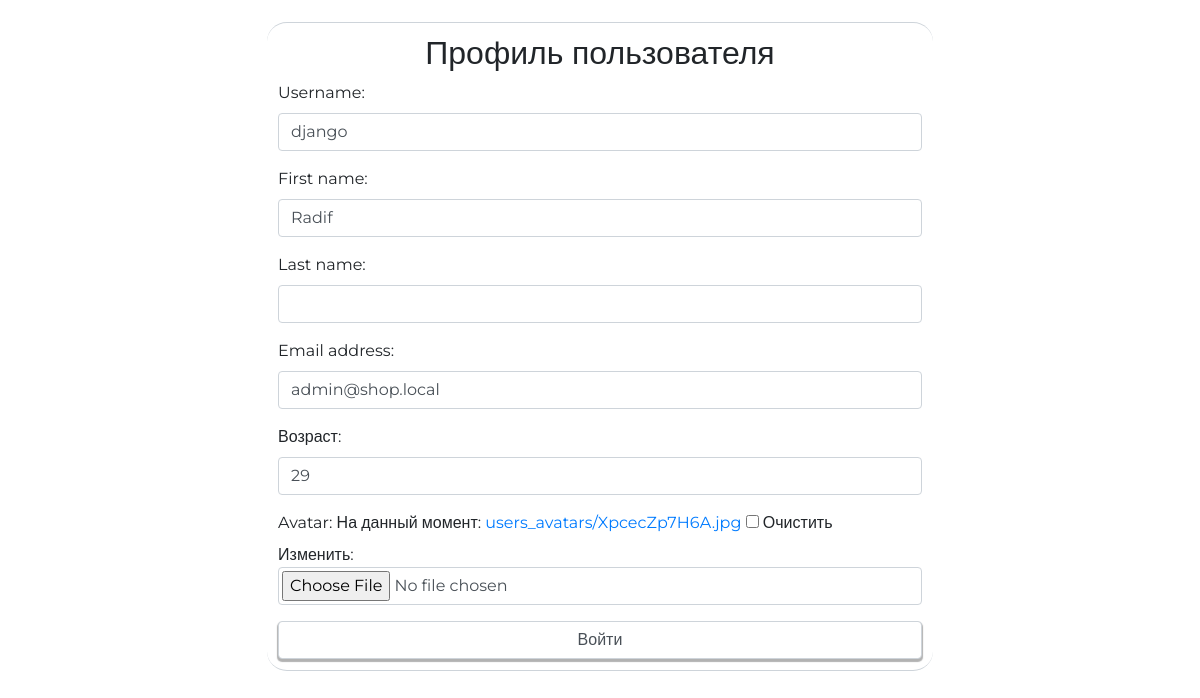
Page /auth/user/profile (signed in) on the committed database.
### authapp/models.py (models this page shows, shortened)
class ShopUser(AbstractUser):
    age = models.PositiveIntegerField(verbose_name='возраст', null=True)
    avatar = models.ImageField(upload_to='users_avatars', blank=True)
    class Meta:
        ordering = ['-is_active', '-is_superuser', '-is_staff', 'username']

### authapp/views.py (the view)
# urls.py: path('user/profile', authapp.user_profile, name='user_profile'),
def user_profile(request):
    if request.method == 'POST':
        profile_form = ShopUserProfileForm(request.POST, request.FILES, instance=request.user)
        if profile_form.is_valid():
            profile_form.save()
            return HttpResponseRedirect(reverse('main:index'))
    else:
        profile_form = ShopUserProfileForm(instance=request.user)
    context = {
        'page_title': 'профиль',
        'form': profile_form,
    }
    return render(request, 'authapp/user_profile.html', context)

### authapp/forms.py
class ShopUserProfileForm(UserChangeForm, CleanAgeMixin):
    class Meta:
        model = ShopUser
        fields = ('username', 'first_name', 'last_name', 'email', 'password', 'age', 'avatar')
    def __init__(self, *args, **kwargs):
        super().__init__(*args, **kwargs)
        for field_name, field in self.fields.items():
            field.widget.attrs['class'] = f'form-control {field_name}'
            field.help_text = ''
            if field_name == 'username':
                field.widget.attrs['placeholder'] = 'введите имя'
            elif field_name == 'password':
                field.widget = forms.HiddenInput()

### authapp/templates/authapp/user_profile.html (shortened to what this page needs)
{% extends 'authapp/base.html' %}
{% block container %}
    <div class="h2 text-center head">
        Профиль пользователя
    </div>
    <form class="form-horizontal" method="post">
        {{ form.as_p }}
        <input type="submit" value="Войти" class="form-control">
    </form>
{% endblock %}

### static/css/style.css (style rules this page uses)
* { margin: 0; padding: 0; }
html { height: 100%; }
body { height: 100%; font-family: "Montserrat", sans-serif; }
.login .form-control::placeholder { color: darkgreen; }
.avatar { padding: 3px; }
input[type="submit"], .btn-round { box-shadow: 0 2px 1px 1px rgba(33, 33, 33, 0.35); border: 1px solid #ced4da; }

### rows in the picture
ShopUser: username "django", first_name "Radif", email "admin@shop.local", age "29"
